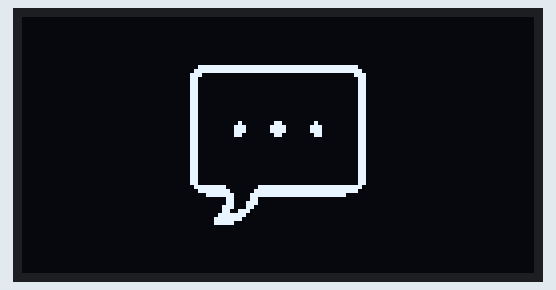
Bench run of a sketch on a simulated ESP32-S3. Shown: 128×64 one-colour display.

Above: at 1.03 s.
At 1.98 s:
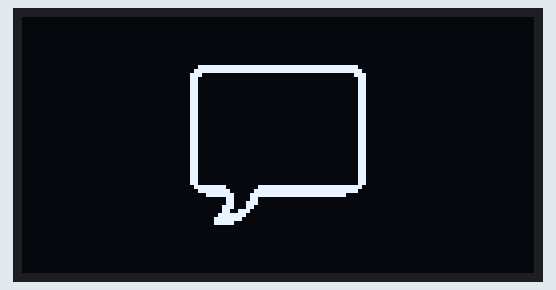

The sketch:

wokwi_typing.ino
```cpp
#include <Adafruit_GFX.h>
#include <Adafruit_SSD1306.h>

#define SCREEN_I2C_ADDR 0x3D // or 0x3C
#define SCREEN_WIDTH 128     // OLED display width, in pixels
#define SCREEN_HEIGHT 64     // OLED display height, in pixels
#define OLED_RST_PIN -1      // Reset pin (-1 if not available)

Adafruit_SSD1306 display(128, 64, &Wire, OLED_RST_PIN);

// OLED Animation: typing
// Code auto-generated by https://wokwi.com/animator, graphics by icons8.com

#define FRAME_DELAY (42)
#define FRAME_WIDTH (48)
#define FRAME_HEIGHT (48)
#define FRAME_COUNT (sizeof(frames) / sizeof(frames[0]))
const byte PROGMEM frames[][288] = {
  {0,0,0,0,0,0,0,0,0,0,0,0,0,0,0,0,0,0,0,0,0,0,0,0,15,255,255,255,255,240,31,255,255,255,255,248,56,0,0,0,0,28,48,0,0,0,0,12,48,0,0,0,0,12,48,0,0,0,0,12,48,0,0,0,0,12,48,0,0,0,0,12,48,0,0,0,0,12,48,0,0,0,0,12,48,0,0,0,0,12,48,0,0,0,0,12,48,0,0,0,0,12,48,0,0,0,0,12,48,0,0,0,0,12,48,0,0,0,0,12,48,0,0,0,0,12,48,0,0,0,0,12,48,0,0,0,0,12,48,0,0,0,0,12,48,0,0,0,0,12,48,0,0,0,0,12,48,0,0,0,0,12,48,0,0,0,0,12,48,0,0,0,0,12,48,0,0,0,0,12,48,0,0,0,0,12,48,0,0,0,0,12,48,0,0,0,0,12,48,0,0,0,0,12,31,224,31,255,255,248,15,240,63,255,255,240,3,248,127,255,255,128,0,24,96,0,0,0,0,24,224,0,0,0,0,56,192,0,0,0,0,51,128,0,0,0,0,127,0,0,0,0,0,254,0,0,0,0,0,248,0,0,0,0,0,0,0,0,0,0,0,0,0,0,0,0,0,0,0,0,0,0,0,0,0,0,0,0},
  {0,0,0,0,0,0,0,0,0,0,0,0,0,0,0,0,0,0,0,0,0,0,0,0,15,255,255,255,255,240,31,255,255,255,255,248,56,0,0,0,0,28,48,0,0,0,0,12,48,0,0,0,0,12,48,0,0,0,0,12,48,0,0,0,0,12,48,0,0,0,0,12,48,0,0,0,0,12,48,0,0,0,0,12,48,0,0,0,0,12,48,0,0,0,0,12,48,0,0,0,0,12,48,0,0,0,0,12,48,0,0,0,0,12,48,0,0,0,0,12,48,0,0,0,0,12,48,0,0,0,0,12,48,0,0,0,0,12,48,0,0,0,0,12,48,0,0,0,0,12,48,0,0,0,0,12,48,0,0,0,0,12,48,0,0,0,0,12,48,0,0,0,0,12,48,0,0,0,0,12,48,0,0,0,0,12,48,0,0,0,0,12,48,0,0,0,0,12,48,0,0,0,0,12,31,224,31,255,255,248,15,240,63,255,255,240,3,248,127,255,255,128,0,24,96,0,0,0,0,24,224,0,0,0,0,56,192,0,0,0,0,51,128,0,0,0,0,127,0,0,0,0,0,254,0,0,0,0,0,248,0,0,0,0,0,0,0,0,0,0,0,0,0,0,0,0,0,0,0,0,0,0,0,0,0,0,0,0},
  {0,0,0,0,0,0,0,0,0,0,0,0,0,0,0,0,0,0,0,0,0,0,0,0,15,255,255,255,255,240,31,255,255,255,255,248,56,0,0,0,0,28,48,0,0,0,0,12,48,0,0,0,0,12,48,0,0,0,0,12,48,0,0,0,0,12,48,0,0,0,0,12,48,0,0,0,0,12,48,0,0,0,0,12,48,0,0,0,0,12,48,0,0,0,0,12,48,0,0,0,0,12,48,0,0,0,0,12,48,0,0,0,0,12,48,0,0,0,0,12,48,0,0,0,0,12,48,0,0,0,0,12,48,0,0,0,0,12,48,0,0,0,0,12,48,0,0,0,0,12,48,0,0,0,0,12,48,0,0,0,0,12,48,0,0,0,0,12,48,0,0,0,0,12,48,0,0,0,0,12,48,0,0,0,0,12,48,0,0,0,0,12,48,0,0,0,0,12,48,0,0,0,0,12,31,224,31,255,255,248,15,240,63,255,255,240,3,248,127,255,255,128,0,24,96,0,0,0,0,24,224,0,0,0,0,56,192,0,0,0,0,51,128,0,0,0,0,127,0,0,0,0,0,254,0,0,0,0,0,248,0,0,0,0,0,0,0,0,0,0,0,0,0,0,0,0,0,0,0,0,0,0,0,0,0,0,0,0},
  {0,0,0,0,0,0,0,0,0,0,0,0,0,0,0,0,0,0,0,0,0,0,0,0,15,255,255,255,255,240,31,255,255,255,255,248,56,0,0,0,0,28,48,0,0,0,0,12,48,0,0,0,0,12,48,0,0,0,0,12,48,0,0,0,0,12,48,0,0,0,0,12,48,0,0,0,0,12,48,0,0,0,0,12,48,0,0,0,0,12,48,0,0,0,0,12,48,0,0,0,0,12,48,0,0,0,0,12,48,0,0,0,0,12,48,0,0,0,0,12,48,0,0,0,0,12,48,0,0,0,0,12,48,0,0,0,0,12,48,0,0,0,0,12,48,0,0,0,0,12,48,0,0,0,0,12,48,0,0,0,0,12,48,0,0,0,0,12,48,0,0,0,0,12,48,0,0,0,0,12,48,0,0,0,0,12,48,0,0,0,0,12,48,0,0,0,0,12,48,0,0,0,0,12,31,224,31,255,255,248,15,240,63,255,255,240,3,248,127,255,255,128,0,24,96,0,0,0,0,24,224,0,0,0,0,56,192,0,0,0,0,51,128,0,0,0,0,127,0,0,0,0,0,254,0,0,0,0,0,248,0,0,0,0,0,0,0,0,0,0,0,0,0,0,0,0,0,0,0,0,0,0,0,0,0,0,0,0},
  {0,0,0,0,0,0,0,0,0,0,0,0,0,0,0,0,0,0,0,0,0,0,0,0,15,255,255,255,255,240,31,255,255,255,255,248,56,0,0,0,0,28,48,0,0,0,0,12,48,0,0,0,0,12,48,0,0,0,0,12,48,0,0,0,0,12,48,0,0,0,0,12,48,0,0,0,0,12,48,0,0,0,0,12,48,0,0,0,0,12,48,0,0,0,0,12,48,0,0,0,0,12,48,0,0,0,0,12,48,0,0,0,0,12,48,7,0,0,0,12,48,7,0,0,0,12,48,2,0,0,0,12,48,0,0,0,0,12,48,0,0,0,0,12,48,0,0,0,0,12,48,0,0,0,0,12,48,0,0,0,0,12,48,0,0,0,0,12,48,0,0,0,0,12,48,0,0,0,0,12,48,0,0,0,0,12,48,0,0,0,0,12,48,0,0,0,0,12,48,0,0,0,0,12,31,224,31,255,255,248,15,240,63,255,255,240,3,248,127,255,255,128,0,24,96,0,0,0,0,24,224,0,0,0,0,56,192,0,0,0,0,51,128,0,0,0,0,127,0,0,0,0,0,254,0,0,0,0,0,248,0,0,0,0,0,0,0,0,0,0,0,0,0,0,0,0,0,0,0,0,0,0,0,0,0,0,0,0},
  {0,0,0,0,0,0,0,0,0,0,0,0,0,0,0,0,0,0,0,0,0,0,0,0,15,255,255,255,255,240,31,255,255,255,255,248,56,0,0,0,0,28,48,0,0,0,0,12,48,0,0,0,0,12,48,0,0,0,0,12,48,0,0,0,0,12,48,0,0,0,0,12,48,0,0,0,0,12,48,0,0,0,0,12,48,0,0,0,0,12,48,0,0,0,0,12,48,0,0,0,0,12,48,6,0,0,0,12,48,15,128,0,0,12,48,15,128,0,0,12,48,15,128,0,0,12,48,15,128,0,0,12,48,7,0,0,0,12,48,0,0,0,0,12,48,0,0,0,0,12,48,0,0,0,0,12,48,0,0,0,0,12,48,0,0,0,0,12,48,0,0,0,0,12,48,0,0,0,0,12,48,0,0,0,0,12,48,0,0,0,0,12,48,0,0,0,0,12,48,0,0,0,0,12,31,224,31,255,255,248,15,240,63,255,255,240,3,248,127,255,255,128,0,24,96,0,0,0,0,24,224,0,0,0,0,56,192,0,0,0,0,51,128,0,0,0,0,127,0,0,0,0,0,254,0,0,0,0,0,248,0,0,0,0,0,0,0,0,0,0,0,0,0,0,0,0,0,0,0,0,0,0,0,0,0,0,0,0},
  {0,0,0,0,0,0,0,0,0,0,0,0,0,0,0,0,0,0,0,0,0,0,0,0,15,255,255,255,255,240,31,255,255,255,255,248,56,0,0,0,0,28,48,0,0,0,0,12,48,0,0,0,0,12,48,0,0,0,0,12,48,0,0,0,0,12,48,0,0,0,0,12,48,0,0,0,0,12,48,0,0,0,0,12,48,0,0,0,0,12,48,0,0,0,0,12,48,0,0,0,0,12,48,0,0,0,0,12,48,2,0,0,0,12,48,7,1,128,0,12,48,7,1,128,0,12,48,6,0,0,0,12,48,0,0,0,0,12,48,0,0,0,0,12,48,0,0,0,0,12,48,0,0,0,0,12,48,0,0,0,0,12,48,0,0,0,0,12,48,0,0,0,0,12,48,0,0,0,0,12,48,0,0,0,0,12,48,0,0,0,0,12,48,0,0,0,0,12,48,0,0,0,0,12,31,224,31,255,255,248,15,240,63,255,255,240,3,248,127,255,255,128,0,24,96,0,0,0,0,24,224,0,0,0,0,56,192,0,0,0,0,51,128,0,0,0,0,127,0,0,0,0,0,254,0,0,0,0,0,248,0,0,0,0,0,0,0,0,0,0,0,0,0,0,0,0,0,0,0,0,0,0,0,0,0,0,0,0},
  {0,0,0,0,0,0,0,0,0,0,0,0,0,0,0,0,0,0,0,0,0,0,0,0,15,255,255,255,255,240,31,255,255,255,255,248,56,0,0,0,0,28,48,0,0,0,0,12,48,0,0,0,0,12,48,0,0,0,0,12,48,0,0,0,0,12,48,0,0,0,0,12,48,0,0,0,0,12,48,0,0,0,0,12,48,0,0,0,0,12,48,0,0,0,0,12,48,0,0,0,0,12,48,0,1,128,0,12,48,2,3,192,0,12,48,7,7,224,0,12,48,7,7,224,0,12,48,6,7,224,0,12,48,0,3,192,0,12,48,0,0,0,0,12,48,0,0,0,0,12,48,0,0,0,0,12,48,0,0,0,0,12,48,0,0,0,0,12,48,0,0,0,0,12,48,0,0,0,0,12,48,0,0,0,0,12,48,0,0,0,0,12,48,0,0,0,0,12,48,0,0,0,0,12,31,224,31,255,255,248,15,240,63,255,255,240,3,248,127,255,255,128,0,24,96,0,0,0,0,24,224,0,0,0,0,56,192,0,0,0,0,51,128,0,0,0,0,127,0,0,0,0,0,254,0,0,0,0,0,248,0,0,0,0,0,0,0,0,0,0,0,0,0,0,0,0,0,0,0,0,0,0,0,0,0,0,0,0},
  {0,0,0,0,0,0,0,0,0,0,0,0,0,0,0,0,0,0,0,0,0,0,0,0,15,255,255,255,255,240,31,255,255,255,255,248,56,0,0,0,0,28,48,0,0,0,0,12,48,0,0,0,0,12,48,0,0,0,0,12,48,0,0,0,0,12,48,0,0,0,0,12,48,0,0,0,0,12,48,0,0,0,0,12,48,0,0,0,0,12,48,0,0,0,0,12,48,0,0,0,0,12,48,0,0,0,0,12,48,2,1,128,0,12,48,7,3,192,0,12,48,7,3,192,0,12,48,6,1,128,0,12,48,0,0,0,0,12,48,0,0,0,0,12,48,0,0,0,0,12,48,0,0,0,0,12,48,0,0,0,0,12,48,0,0,0,0,12,48,0,0,0,0,12,48,0,0,0,0,12,48,0,0,0,0,12,48,0,0,0,0,12,48,0,0,0,0,12,48,0,0,0,0,12,31,224,31,255,255,248,15,240,63,255,255,240,3,248,127,255,255,128,0,24,96,0,0,0,0,24,224,0,0,0,0,56,192,0,0,0,0,51,128,0,0,0,0,127,0,0,0,0,0,254,0,0,0,0,0,248,0,0,0,0,0,0,0,0,0,0,0,0,0,0,0,0,0,0,0,0,0,0,0,0,0,0,0,0},
  {0,0,0,0,0,0,0,0,0,0,0,0,0,0,0,0,0,0,0,0,0,0,0,0,15,255,255,255,255,240,31,255,255,255,255,248,56,0,0,0,0,28,48,0,0,0,0,12,48,0,0,0,0,12,48,0,0,0,0,12,48,0,0,0,0,12,48,0,0,0,0,12,48,0,0,0,0,12,48,0,0,0,0,12,48,0,0,0,0,12,48,0,0,0,0,12,48,0,0,0,0,12,48,0,0,0,0,12,48,2,1,128,0,12,48,7,3,192,224,12,48,7,3,192,224,12,48,6,1,128,64,12,48,0,0,0,0,12,48,0,0,0,0,12,48,0,0,0,0,12,48,0,0,0,0,12,48,0,0,0,0,12,48,0,0,0,0,12,48,0,0,0,0,12,48,0,0,0,0,12,48,0,0,0,0,12,48,0,0,0,0,12,48,0,0,0,0,12,48,0,0,0,0,12,31,224,31,255,255,248,15,240,63,255,255,240,3,248,127,255,255,128,0,24,96,0,0,0,0,24,224,0,0,0,0,56,192,0,0,0,0,51,128,0,0,0,0,127,0,0,0,0,0,254,0,0,0,0,0,248,0,0,0,0,0,0,0,0,0,0,0,0,0,0,0,0,0,0,0,0,0,0,0,0,0,0,0,0},
  {0,0,0,0,0,0,0,0,0,0,0,0,0,0,0,0,0,0,0,0,0,0,0,0,15,255,255,255,255,240,31,255,255,255,255,248,56,0,0,0,0,28,48,0,0,0,0,12,48,0,0,0,0,12,48,0,0,0,0,12,48,0,0,0,0,12,48,0,0,0,0,12,48,0,0,0,0,12,48,0,0,0,0,12,48,0,0,0,0,12,48,0,0,0,0,12,48,0,0,0,0,12,48,0,0,0,96,12,48,2,1,129,240,12,48,7,3,193,240,12,48,7,3,193,240,12,48,6,1,129,240,12,48,0,0,0,224,12,48,0,0,0,0,12,48,0,0,0,0,12,48,0,0,0,0,12,48,0,0,0,0,12,48,0,0,0,0,12,48,0,0,0,0,12,48,0,0,0,0,12,48,0,0,0,0,12,48,0,0,0,0,12,48,0,0,0,0,12,48,0,0,0,0,12,31,224,31,255,255,248,15,240,63,255,255,240,3,248,127,255,255,128,0,24,96,0,0,0,0,24,224,0,0,0,0,56,192,0,0,0,0,51,128,0,0,0,0,127,0,0,0,0,0,254,0,0,0,0,0,248,0,0,0,0,0,0,0,0,0,0,0,0,0,0,0,0,0,0,0,0,0,0,0,0,0,0,0,0},
  {0,0,0,0,0,0,0,0,0,0,0,0,0,0,0,0,0,0,0,0,0,0,0,0,15,255,255,255,255,240,31,255,255,255,255,248,56,0,0,0,0,28,48,0,0,0,0,12,48,0,0,0,0,12,48,0,0,0,0,12,48,0,0,0,0,12,48,0,0,0,0,12,48,0,0,0,0,12,48,0,0,0,0,12,48,0,0,0,0,12,48,0,0,0,0,12,48,0,0,0,0,12,48,0,0,0,0,12,48,2,1,128,64,12,48,7,3,192,224,12,48,7,3,192,224,12,48,6,1,128,96,12,48,0,0,0,0,12,48,0,0,0,0,12,48,0,0,0,0,12,48,0,0,0,0,12,48,0,0,0,0,12,48,0,0,0,0,12,48,0,0,0,0,12,48,0,0,0,0,12,48,0,0,0,0,12,48,0,0,0,0,12,48,0,0,0,0,12,48,0,0,0,0,12,31,224,31,255,255,248,15,240,63,255,255,240,3,248,127,255,255,128,0,24,96,0,0,0,0,24,224,0,0,0,0,56,192,0,0,0,0,51,128,0,0,0,0,127,0,0,0,0,0,254,0,0,0,0,0,248,0,0,0,0,0,0,0,0,0,0,0,0,0,0,0,0,0,0,0,0,0,0,0,0,0,0,0,0},
  {0,0,0,0,0,0,0,0,0,0,0,0,0,0,0,0,0,0,0,0,0,0,0,0,15,255,255,255,255,240,31,255,255,255,255,248,56,0,0,0,0,28,48,0,0,0,0,12,48,0,0,0,0,12,48,0,0,0,0,12,48,0,0,0,0,12,48,0,0,0,0,12,48,0,0,0,0,12,48,0,0,0,0,12,48,0,0,0,0,12,48,0,0,0,0,12,48,0,0,0,0,12,48,0,0,0,0,12,48,2,1,128,64,12,48,7,3,192,224,12,48,7,3,192,224,12,48,6,1,128,96,12,48,0,0,0,0,12,48,0,0,0,0,12,48,0,0,0,0,12,48,0,0,0,0,12,48,0,0,0,0,12,48,0,0,0,0,12,48,0,0,0,0,12,48,0,0,0,0,12,48,0,0,0,0,12,48,0,0,0,0,12,48,0,0,0,0,12,48,0,0,0,0,12,31,224,31,255,255,248,15,240,63,255,255,240,3,248,127,255,255,128,0,24,96,0,0,0,0,24,224,0,0,0,0,56,192,0,0,0,0,51,128,0,0,0,0,127,0,0,0,0,0,254,0,0,0,0,0,248,0,0,0,0,0,0,0,0,0,0,0,0,0,0,0,0,0,0,0,0,0,0,0,0,0,0,0,0},
  {0,0,0,0,0,0,0,0,0,0,0,0,0,0,0,0,0,0,0,0,0,0,0,0,15,255,255,255,255,240,31,255,255,255,255,248,56,0,0,0,0,28,48,0,0,0,0,12,48,0,0,0,0,12,48,0,0,0,0,12,48,0,0,0,0,12,48,0,0,0,0,12,48,0,0,0,0,12,48,0,0,0,0,12,48,0,0,0,0,12,48,0,0,0,0,12,48,0,0,0,0,12,48,0,0,0,0,12,48,2,1,128,64,12,48,7,3,192,224,12,48,7,3,192,224,12,48,6,1,128,96,12,48,0,0,0,0,12,48,0,0,0,0,12,48,0,0,0,0,12,48,0,0,0,0,12,48,0,0,0,0,12,48,0,0,0,0,12,48,0,0,0,0,12,48,0,0,0,0,12,48,0,0,0,0,12,48,0,0,0,0,12,48,0,0,0,0,12,48,0,0,0,0,12,31,224,31,255,255,248,15,240,63,255,255,240,3,248,127,255,255,128,0,24,96,0,0,0,0,24,224,0,0,0,0,56,192,0,0,0,0,51,128,0,0,0,0,127,0,0,0,0,0,254,0,0,0,0,0,248,0,0,0,0,0,0,0,0,0,0,0,0,0,0,0,0,0,0,0,0,0,0,0,0,0,0,0,0},
  {0,0,0,0,0,0,0,0,0,0,0,0,0,0,0,0,0,0,0,0,0,0,0,0,15,255,255,255,255,240,31,255,255,255,255,248,56,0,0,0,0,28,48,0,0,0,0,12,48,0,0,0,0,12,48,0,0,0,0,12,48,0,0,0,0,12,48,0,0,0,0,12,48,0,0,0,0,12,48,0,0,0,0,12,48,0,0,0,0,12,48,0,0,0,0,12,48,0,0,0,0,12,48,0,0,0,0,12,48,2,1,128,64,12,48,7,3,192,224,12,48,7,3,192,224,12,48,6,1,128,96,12,48,0,0,0,0,12,48,0,0,0,0,12,48,0,0,0,0,12,48,0,0,0,0,12,48,0,0,0,0,12,48,0,0,0,0,12,48,0,0,0,0,12,48,0,0,0,0,12,48,0,0,0,0,12,48,0,0,0,0,12,48,0,0,0,0,12,48,0,0,0,0,12,31,224,31,255,255,248,15,240,63,255,255,240,3,248,127,255,255,128,0,24,96,0,0,0,0,24,224,0,0,0,0,56,192,0,0,0,0,51,128,0,0,0,0,127,0,0,0,0,0,254,0,0,0,0,0,248,0,0,0,0,0,0,0,0,0,0,0,0,0,0,0,0,0,0,0,0,0,0,0,0,0,0,0,0},
  {0,0,0,0,0,0,0,0,0,0,0,0,0,0,0,0,0,0,0,0,0,0,0,0,15,255,255,255,255,240,31,255,255,255,255,248,56,0,0,0,0,28,48,0,0,0,0,12,48,0,0,0,0,12,48,0,0,0,0,12,48,0,0,0,0,12,48,0,0,0,0,12,48,0,0,0,0,12,48,0,0,0,0,12,48,0,0,0,0,12,48,0,0,0,0,12,48,0,0,0,0,12,48,0,0,0,0,12,48,2,1,128,64,12,48,7,3,192,224,12,48,7,3,192,224,12,48,6,1,128,96,12,48,0,0,0,0,12,48,0,0,0,0,12,48,0,0,0,0,12,48,0,0,0,0,12,48,0,0,0,0,12,48,0,0,0,0,12,48,0,0,0,0,12,48,0,0,0,0,12,48,0,0,0,0,12,48,0,0,0,0,12,48,0,0,0,0,12,48,0,0,0,0,12,31,224,31,255,255,248,15,240,63,255,255,240,3,248,127,255,255,128,0,24,96,0,0,0,0,24,224,0,0,0,0,56,192,0,0,0,0,51,128,0,0,0,0,127,0,0,0,0,0,254,0,0,0,0,0,248,0,0,0,0,0,0,0,0,0,0,0,0,0,0,0,0,0,0,0,0,0,0,0,0,0,0,0,0},
  {0,0,0,0,0,0,0,0,0,0,0,0,0,0,0,0,0,0,0,0,0,0,0,0,15,255,255,255,255,240,31,255,255,255,255,248,56,0,0,0,0,28,48,0,0,0,0,12,48,0,0,0,0,12,48,0,0,0,0,12,48,0,0,0,0,12,48,0,0,0,0,12,48,0,0,0,0,12,48,0,0,0,0,12,48,0,0,0,0,12,48,0,0,0,0,12,48,0,0,0,0,12,48,0,0,0,0,12,48,2,1,128,64,12,48,7,3,192,224,12,48,7,3,192,224,12,48,6,1,128,96,12,48,0,0,0,0,12,48,0,0,0,0,12,48,0,0,0,0,12,48,0,0,0,0,12,48,0,0,0,0,12,48,0,0,0,0,12,48,0,0,0,0,12,48,0,0,0,0,12,48,0,0,0,0,12,48,0,0,0,0,12,48,0,0,0,0,12,48,0,0,0,0,12,31,224,31,255,255,248,15,240,63,255,255,240,3,248,127,255,255,128,0,24,96,0,0,0,0,24,224,0,0,0,0,56,192,0,0,0,0,51,128,0,0,0,0,127,0,0,0,0,0,254,0,0,0,0,0,248,0,0,0,0,0,0,0,0,0,0,0,0,0,0,0,0,0,0,0,0,0,0,0,0,0,0,0,0},
  {0,0,0,0,0,0,0,0,0,0,0,0,0,0,0,0,0,0,0,0,0,0,0,0,15,255,255,255,255,240,31,255,255,255,255,248,56,0,0,0,0,28,48,0,0,0,0,12,48,0,0,0,0,12,48,0,0,0,0,12,48,0,0,0,0,12,48,0,0,0,0,12,48,0,0,0,0,12,48,0,0,0,0,12,48,0,0,0,0,12,48,0,0,0,0,12,48,0,0,0,0,12,48,0,0,0,0,12,48,2,1,128,64,12,48,7,3,192,224,12,48,7,3,192,224,12,48,6,1,128,96,12,48,0,0,0,0,12,48,0,0,0,0,12,48,0,0,0,0,12,48,0,0,0,0,12,48,0,0,0,0,12,48,0,0,0,0,12,48,0,0,0,0,12,48,0,0,0,0,12,48,0,0,0,0,12,48,0,0,0,0,12,48,0,0,0,0,12,48,0,0,0,0,12,31,224,31,255,255,248,15,240,63,255,255,240,3,248,127,255,255,128,0,24,96,0,0,0,0,24,224,0,0,0,0,56,192,0,0,0,0,51,128,0,0,0,0,127,0,0,0,0,0,254,0,0,0,0,0,248,0,0,0,0,0,0,0,0,0,0,0,0,0,0,0,0,0,0,0,0,0,0,0,0,0,0,0,0},
  {0,0,0,0,0,0,0,0,0,0,0,0,0,0,0,0,0,0,0,0,0,0,0,0,15,255,255,255,255,240,31,255,255,255,255,248,56,0,0,0,0,28,48,0,0,0,0,12,48,0,0,0,0,12,48,0,0,0,0,12,48,0,0,0,0,12,48,0,0,0,0,12,48,0,0,0,0,12,48,0,0,0,0,12,48,0,0,0,0,12,48,0,0,0,0,12,48,0,0,0,0,12,48,6,0,0,0,12,48,15,129,128,64,12,48,15,131,192,224,12,48,15,131,192,224,12,48,15,129,128,96,12,48,7,0,0,0,12,48,0,0,0,0,12,48,0,0,0,0,12,48,0,0,0,0,12,48,0,0,0,0,12,48,0,0,0,0,12,48,0,0,0,0,12,48,0,0,0,0,12,48,0,0,0,0,12,48,0,0,0,0,12,48,0,0,0,0,12,48,0,0,0,0,12,31,224,31,255,255,248,15,240,63,255,255,240,3,248,127,255,255,128,0,24,96,0,0,0,0,24,224,0,0,0,0,56,192,0,0,0,0,51,128,0,0,0,0,127,0,0,0,0,0,254,0,0,0,0,0,248,0,0,0,0,0,0,0,0,0,0,0,0,0,0,0,0,0,0,0,0,0,0,0,0,0,0,0,0},
  {0,0,0,0,0,0,0,0,0,0,0,0,0,0,0,0,0,0,0,0,0,0,0,0,15,255,255,255,255,240,31,255,255,255,255,248,56,0,0,0,0,28,48,0,0,0,0,12,48,0,0,0,0,12,48,0,0,0,0,12,48,0,0,0,0,12,48,0,0,0,0,12,48,0,0,0,0,12,48,0,0,0,0,12,48,0,0,0,0,12,48,0,0,0,0,12,48,0,0,0,0,12,48,0,0,0,0,12,48,0,1,128,64,12,48,7,3,192,224,12,48,7,3,192,224,12,48,2,1,128,96,12,48,0,0,0,0,12,48,0,0,0,0,12,48,0,0,0,0,12,48,0,0,0,0,12,48,0,0,0,0,12,48,0,0,0,0,12,48,0,0,0,0,12,48,0,0,0,0,12,48,0,0,0,0,12,48,0,0,0,0,12,48,0,0,0,0,12,48,0,0,0,0,12,31,224,31,255,255,248,15,240,63,255,255,240,3,248,127,255,255,128,0,24,96,0,0,0,0,24,224,0,0,0,0,56,192,0,0,0,0,51,128,0,0,0,0,127,0,0,0,0,0,254,0,0,0,0,0,248,0,0,0,0,0,0,0,0,0,0,0,0,0,0,0,0,0,0,0,0,0,0,0,0,0,0,0,0},
  {0,0,0,0,0,0,0,0,0,0,0,0,0,0,0,0,0,0,0,0,0,0,0,0,15,255,255,255,255,240,31,255,255,255,255,248,56,0,0,0,0,28,48,0,0,0,0,12,48,0,0,0,0,12,48,0,0,0,0,12,48,0,0,0,0,12,48,0,0,0,0,12,48,0,0,0,0,12,48,0,0,0,0,12,48,0,0,0,0,12,48,0,0,0,0,12,48,0,0,0,0,12,48,0,1,128,0,12,48,0,3,192,64,12,48,0,7,224,224,12,48,0,7,224,224,12,48,0,7,224,96,12,48,0,3,192,0,12,48,0,0,0,0,12,48,0,0,0,0,12,48,0,0,0,0,12,48,0,0,0,0,12,48,0,0,0,0,12,48,0,0,0,0,12,48,0,0,0,0,12,48,0,0,0,0,12,48,0,0,0,0,12,48,0,0,0,0,12,48,0,0,0,0,12,31,224,31,255,255,248,15,240,63,255,255,240,3,248,127,255,255,128,0,24,96,0,0,0,0,24,224,0,0,0,0,56,192,0,0,0,0,51,128,0,0,0,0,127,0,0,0,0,0,254,0,0,0,0,0,248,0,0,0,0,0,0,0,0,0,0,0,0,0,0,0,0,0,0,0,0,0,0,0,0,0,0,0,0},
  {0,0,0,0,0,0,0,0,0,0,0,0,0,0,0,0,0,0,0,0,0,0,0,0,15,255,255,255,255,240,31,255,255,255,255,248,56,0,0,0,0,28,48,0,0,0,0,12,48,0,0,0,0,12,48,0,0,0,0,12,48,0,0,0,0,12,48,0,0,0,0,12,48,0,0,0,0,12,48,0,0,0,0,12,48,0,0,0,0,12,48,0,0,0,0,12,48,0,0,0,0,12,48,0,0,0,0,12,48,0,0,0,64,12,48,0,1,128,224,12,48,0,3,192,224,12,48,0,1,128,96,12,48,0,0,0,0,12,48,0,0,0,0,12,48,0,0,0,0,12,48,0,0,0,0,12,48,0,0,0,0,12,48,0,0,0,0,12,48,0,0,0,0,12,48,0,0,0,0,12,48,0,0,0,0,12,48,0,0,0,0,12,48,0,0,0,0,12,48,0,0,0,0,12,31,224,31,255,255,248,15,240,63,255,255,240,3,248,127,255,255,128,0,24,96,0,0,0,0,24,224,0,0,0,0,56,192,0,0,0,0,51,128,0,0,0,0,127,0,0,0,0,0,254,0,0,0,0,0,248,0,0,0,0,0,0,0,0,0,0,0,0,0,0,0,0,0,0,0,0,0,0,0,0,0,0,0,0},
  {0,0,0,0,0,0,0,0,0,0,0,0,0,0,0,0,0,0,0,0,0,0,0,0,15,255,255,255,255,240,31,255,255,255,255,248,56,0,0,0,0,28,48,0,0,0,0,12,48,0,0,0,0,12,48,0,0,0,0,12,48,0,0,0,0,12,48,0,0,0,0,12,48,0,0,0,0,12,48,0,0,0,0,12,48,0,0,0,0,12,48,0,0,0,0,12,48,0,0,0,0,12,48,0,0,0,0,12,48,0,0,0,64,12,48,0,0,0,224,12,48,0,0,0,224,12,48,0,0,0,96,12,48,0,0,0,0,12,48,0,0,0,0,12,48,0,0,0,0,12,48,0,0,0,0,12,48,0,0,0,0,12,48,0,0,0,0,12,48,0,0,0,0,12,48,0,0,0,0,12,48,0,0,0,0,12,48,0,0,0,0,12,48,0,0,0,0,12,48,0,0,0,0,12,31,224,31,255,255,248,15,240,63,255,255,240,3,248,127,255,255,128,0,24,96,0,0,0,0,24,224,0,0,0,0,56,192,0,0,0,0,51,128,0,0,0,0,127,0,0,0,0,0,254,0,0,0,0,0,248,0,0,0,0,0,0,0,0,0,0,0,0,0,0,0,0,0,0,0,0,0,0,0,0,0,0,0,0},
  {0,0,0,0,0,0,0,0,0,0,0,0,0,0,0,0,0,0,0,0,0,0,0,0,15,255,255,255,255,240,31,255,255,255,255,248,56,0,0,0,0,28,48,0,0,0,0,12,48,0,0,0,0,12,48,0,0,0,0,12,48,0,0,0,0,12,48,0,0,0,0,12,48,0,0,0,0,12,48,0,0,0,0,12,48,0,0,0,0,12,48,0,0,0,0,12,48,0,0,0,0,12,48,0,0,0,96,12,48,0,0,1,240,12,48,0,0,1,240,12,48,0,0,1,240,12,48,0,0,1,240,12,48,0,0,0,224,12,48,0,0,0,0,12,48,0,0,0,0,12,48,0,0,0,0,12,48,0,0,0,0,12,48,0,0,0,0,12,48,0,0,0,0,12,48,0,0,0,0,12,48,0,0,0,0,12,48,0,0,0,0,12,48,0,0,0,0,12,48,0,0,0,0,12,31,224,31,255,255,248,15,240,63,255,255,240,3,248,127,255,255,128,0,24,96,0,0,0,0,24,224,0,0,0,0,56,192,0,0,0,0,51,128,0,0,0,0,127,0,0,0,0,0,254,0,0,0,0,0,248,0,0,0,0,0,0,0,0,0,0,0,0,0,0,0,0,0,0,0,0,0,0,0,0,0,0,0,0},
  {0,0,0,0,0,0,0,0,0,0,0,0,0,0,0,0,0,0,0,0,0,0,0,0,15,255,255,255,255,240,31,255,255,255,255,248,56,0,0,0,0,28,48,0,0,0,0,12,48,0,0,0,0,12,48,0,0,0,0,12,48,0,0,0,0,12,48,0,0,0,0,12,48,0,0,0,0,12,48,0,0,0,0,12,48,0,0,0,0,12,48,0,0,0,0,12,48,0,0,0,0,12,48,0,0,0,0,12,48,0,0,0,0,12,48,0,0,0,224,12,48,0,0,0,224,12,48,0,0,0,64,12,48,0,0,0,0,12,48,0,0,0,0,12,48,0,0,0,0,12,48,0,0,0,0,12,48,0,0,0,0,12,48,0,0,0,0,12,48,0,0,0,0,12,48,0,0,0,0,12,48,0,0,0,0,12,48,0,0,0,0,12,48,0,0,0,0,12,48,0,0,0,0,12,31,224,31,255,255,248,15,240,63,255,255,240,3,248,127,255,255,128,0,24,96,0,0,0,0,24,224,0,0,0,0,56,192,0,0,0,0,51,128,0,0,0,0,127,0,0,0,0,0,254,0,0,0,0,0,248,0,0,0,0,0,0,0,0,0,0,0,0,0,0,0,0,0,0,0,0,0,0,0,0,0,0,0,0},
  {0,0,0,0,0,0,0,0,0,0,0,0,0,0,0,0,0,0,0,0,0,0,0,0,15,255,255,255,255,240,31,255,255,255,255,248,56,0,0,0,0,28,48,0,0,0,0,12,48,0,0,0,0,12,48,0,0,0,0,12,48,0,0,0,0,12,48,0,0,0,0,12,48,0,0,0,0,12,48,0,0,0,0,12,48,0,0,0,0,12,48,0,0,0,0,12,48,0,0,0,0,12,48,0,0,0,0,12,48,0,0,0,0,12,48,0,0,0,0,12,48,0,0,0,0,12,48,0,0,0,0,12,48,0,0,0,0,12,48,0,0,0,0,12,48,0,0,0,0,12,48,0,0,0,0,12,48,0,0,0,0,12,48,0,0,0,0,12,48,0,0,0,0,12,48,0,0,0,0,12,48,0,0,0,0,12,48,0,0,0,0,12,48,0,0,0,0,12,48,0,0,0,0,12,31,224,31,255,255,248,15,240,63,255,255,240,3,248,127,255,255,128,0,24,96,0,0,0,0,24,224,0,0,0,0,56,192,0,0,0,0,51,128,0,0,0,0,127,0,0,0,0,0,254,0,0,0,0,0,248,0,0,0,0,0,0,0,0,0,0,0,0,0,0,0,0,0,0,0,0,0,0,0,0,0,0,0,0},
  {0,0,0,0,0,0,0,0,0,0,0,0,0,0,0,0,0,0,0,0,0,0,0,0,15,255,255,255,255,240,31,255,255,255,255,248,56,0,0,0,0,28,48,0,0,0,0,12,48,0,0,0,0,12,48,0,0,0,0,12,48,0,0,0,0,12,48,0,0,0,0,12,48,0,0,0,0,12,48,0,0,0,0,12,48,0,0,0,0,12,48,0,0,0,0,12,48,0,0,0,0,12,48,0,0,0,0,12,48,0,0,0,0,12,48,0,0,0,0,12,48,0,0,0,0,12,48,0,0,0,0,12,48,0,0,0,0,12,48,0,0,0,0,12,48,0,0,0,0,12,48,0,0,0,0,12,48,0,0,0,0,12,48,0,0,0,0,12,48,0,0,0,0,12,48,0,0,0,0,12,48,0,0,0,0,12,48,0,0,0,0,12,48,0,0,0,0,12,48,0,0,0,0,12,31,224,31,255,255,248,15,240,63,255,255,240,3,248,127,255,255,128,0,24,96,0,0,0,0,24,224,0,0,0,0,56,192,0,0,0,0,51,128,0,0,0,0,127,0,0,0,0,0,254,0,0,0,0,0,248,0,0,0,0,0,0,0,0,0,0,0,0,0,0,0,0,0,0,0,0,0,0,0,0,0,0,0,0},
  {0,0,0,0,0,0,0,0,0,0,0,0,0,0,0,0,0,0,0,0,0,0,0,0,15,255,255,255,255,240,31,255,255,255,255,248,56,0,0,0,0,28,48,0,0,0,0,12,48,0,0,0,0,12,48,0,0,0,0,12,48,0,0,0,0,12,48,0,0,0,0,12,48,0,0,0,0,12,48,0,0,0,0,12,48,0,0,0,0,12,48,0,0,0,0,12,48,0,0,0,0,12,48,0,0,0,0,12,48,0,0,0,0,12,48,0,0,0,0,12,48,0,0,0,0,12,48,0,0,0,0,12,48,0,0,0,0,12,48,0,0,0,0,12,48,0,0,0,0,12,48,0,0,0,0,12,48,0,0,0,0,12,48,0,0,0,0,12,48,0,0,0,0,12,48,0,0,0,0,12,48,0,0,0,0,12,48,0,0,0,0,12,48,0,0,0,0,12,48,0,0,0,0,12,31,224,31,255,255,248,15,240,63,255,255,240,3,248,127,255,255,128,0,24,96,0,0,0,0,24,224,0,0,0,0,56,192,0,0,0,0,51,128,0,0,0,0,127,0,0,0,0,0,254,0,0,0,0,0,248,0,0,0,0,0,0,0,0,0,0,0,0,0,0,0,0,0,0,0,0,0,0,0,0,0,0,0,0}
};

void setup() {
  display.begin(SSD1306_SWITCHCAPVCC, SCREEN_I2C_ADDR);
}

int frame = 0;
void loop() {
  display.clearDisplay();
  display.drawBitmap(40, 8, frames[frame], FRAME_WIDTH, FRAME_HEIGHT, 1);
  display.display();
  frame = (frame + 1) % FRAME_COUNT;
  delay(FRAME_DELAY);
}
```

Measured:
- what the display in image 0 shows lasts 0.5 s, from 0.8 s to 1.3 s
